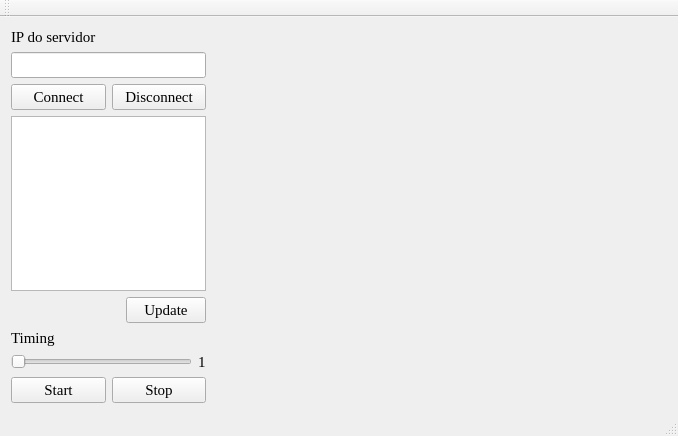
<?xml version="1.0" encoding="UTF-8"?>
<ui version="4.0">
 <class>MainWindow</class>
 <widget class="QMainWindow" name="MainWindow">
  <property name="geometry">
   <rect>
    <x>0</x>
    <y>0</y>
    <width>678</width>
    <height>436</height>
   </rect>
  </property>
  <property name="windowTitle">
   <string>MainWindow</string>
  </property>
  <widget class="QWidget" name="centralWidget">
   <layout class="QHBoxLayout" name="horizontalLayout_5" stretch="30,70">
    <item>
     <layout class="QVBoxLayout" name="verticalLayout_3">
      <item>
       <layout class="QVBoxLayout" name="verticalLayout_2">
        <item>
         <widget class="QLabel" name="label">
          <property name="font">
           <font>
            <family>Times New Roman</family>
            <pointsize>11</pointsize>
           </font>
          </property>
          <property name="text">
           <string>IP do servidor</string>
          </property>
         </widget>
        </item>
        <item>
         <widget class="QLineEdit" name="textip">
          <property name="font">
           <font>
            <family>Times New Roman</family>
            <pointsize>11</pointsize>
           </font>
          </property>
         </widget>
        </item>
       </layout>
      </item>
      <item>
       <layout class="QHBoxLayout" name="horizontalLayout_4">
        <item>
         <widget class="QPushButton" name="connect">
          <property name="font">
           <font>
            <family>Times New Roman</family>
            <pointsize>11</pointsize>
           </font>
          </property>
          <property name="text">
           <string>Connect</string>
          </property>
         </widget>
        </item>
        <item>
         <widget class="QPushButton" name="disconnect">
          <property name="font">
           <font>
            <family>Times New Roman</family>
            <pointsize>11</pointsize>
           </font>
          </property>
          <property name="text">
           <string>Disconnect</string>
          </property>
         </widget>
        </item>
       </layout>
      </item>
      <item>
       <widget class="QListWidget" name="lista"/>
      </item>
      <item>
       <layout class="QHBoxLayout" name="horizontalLayout_2">
        <item>
         <spacer name="horizontalSpacer">
          <property name="orientation">
           <enum>Qt::Horizontal</enum>
          </property>
          <property name="sizeHint" stdset="0">
           <size>
            <width>40</width>
            <height>20</height>
           </size>
          </property>
         </spacer>
        </item>
        <item>
         <widget class="QPushButton" name="update">
          <property name="font">
           <font>
            <family>Times New Roman</family>
            <pointsize>11</pointsize>
           </font>
          </property>
          <property name="text">
           <string>Update</string>
          </property>
         </widget>
        </item>
       </layout>
      </item>
      <item>
       <layout class="QVBoxLayout" name="verticalLayout">
        <item>
         <widget class="QLabel" name="label_2">
          <property name="font">
           <font>
            <family>Times New Roman</family>
            <pointsize>11</pointsize>
           </font>
          </property>
          <property name="text">
           <string>Timing</string>
          </property>
         </widget>
        </item>
        <item>
         <layout class="QHBoxLayout" name="horizontalLayout_3">
          <item>
           <widget class="QSlider" name="slidertiming">
            <property name="minimum">
             <number>1</number>
            </property>
            <property name="maximum">
             <number>100</number>
            </property>
            <property name="orientation">
             <enum>Qt::Horizontal</enum>
            </property>
           </widget>
          </item>
          <item>
           <widget class="QLabel" name="labeltiming">
            <property name="font">
             <font>
              <family>Times New Roman</family>
              <pointsize>11</pointsize>
             </font>
            </property>
            <property name="text">
             <string>1</string>
            </property>
           </widget>
          </item>
         </layout>
        </item>
       </layout>
      </item>
      <item>
       <layout class="QHBoxLayout" name="horizontalLayout">
        <item>
         <widget class="QPushButton" name="start">
          <property name="font">
           <font>
            <family>Times New Roman</family>
            <pointsize>11</pointsize>
           </font>
          </property>
          <property name="text">
           <string>Start</string>
          </property>
         </widget>
        </item>
        <item>
         <widget class="QPushButton" name="stop">
          <property name="font">
           <font>
            <family>Times New Roman</family>
            <pointsize>11</pointsize>
           </font>
          </property>
          <property name="text">
           <string>Stop</string>
          </property>
         </widget>
        </item>
       </layout>
      </item>
     </layout>
    </item>
    <item>
     <widget class="Plotter" name="plotter" native="true"/>
    </item>
   </layout>
  </widget>
  <widget class="QMenuBar" name="menuBar">
   <property name="geometry">
    <rect>
     <x>0</x>
     <y>0</y>
     <width>678</width>
     <height>21</height>
    </rect>
   </property>
  </widget>
  <widget class="QToolBar" name="mainToolBar">
   <attribute name="toolBarArea">
    <enum>TopToolBarArea</enum>
   </attribute>
   <attribute name="toolBarBreak">
    <bool>false</bool>
   </attribute>
  </widget>
  <widget class="QStatusBar" name="statusBar"/>
 </widget>
 <layoutdefault spacing="6" margin="11"/>
 <customwidgets>
  <customwidget>
   <class>Plotter</class>
   <extends>QWidget</extends>
   <header>plotter.h</header>
   <container>1</container>
  </customwidget>
 </customwidgets>
 <resources/>
 <connections>
  <connection>
   <sender>slidertiming</sender>
   <signal>valueChanged(int)</signal>
   <receiver>labeltiming</receiver>
   <slot>setNum(int)</slot>
   <hints>
    <hint type="sourcelabel">
     <x>129</x>
     <y>353</y>
    </hint>
    <hint type="destinationlabel">
     <x>195</x>
     <y>349</y>
    </hint>
   </hints>
  </connection>
 </connections>
</ui>
